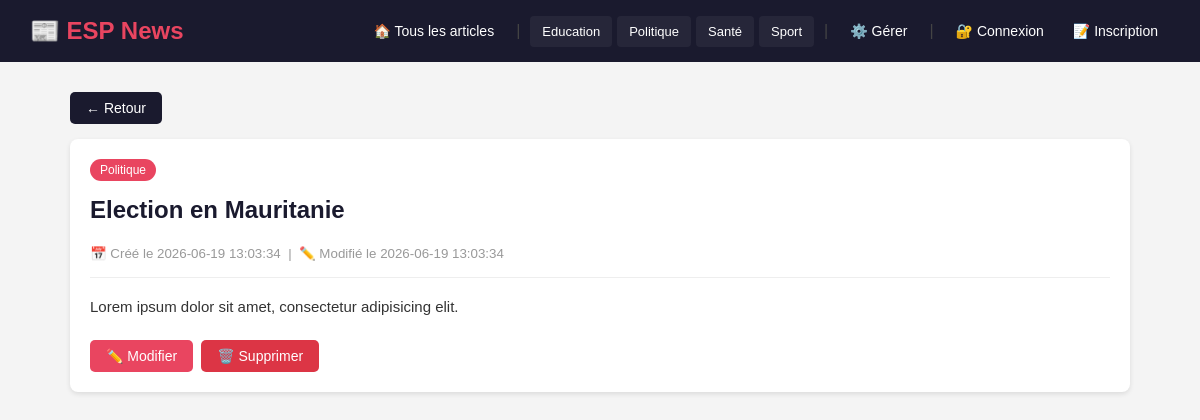
The page /articles/2 on the database its author committed.
### tables this page shows
CREATE TABLE Article (
                id INTEGER PRIMARY KEY AUTOINCREMENT,
                titre VARCHAR(255),
                contenu TEXT,
                dateCreation DATETIME DEFAULT CURRENT_TIMESTAMP,
                dateModification DATETIME DEFAULT CURRENT_TIMESTAMP,
                categorie INTEGER,
                utilisateur_id INTEGER,
                FOREIGN KEY (categorie) REFERENCES Categorie(id),
                FOREIGN KEY (utilisateur_id) REFERENCES Utilisateur(id)
            );

CREATE TABLE Categorie (
                id INTEGER PRIMARY KEY AUTOINCREMENT,
                libelle VARCHAR(20)
            );

### core/Controller.php (called while the page is built)
<?php
class Controller {
    protected function render($view, $data = []) {
        extract($data);
        $viewFile = __DIR__ . '/../app/views/' . $view . '.php';
        require_once $viewFile;
    }
}

### app/controllers/ArticleController.php (called while the page is built, shortened)
<?php
require_once __DIR__ . '/../../core/Controller.php';
require_once __DIR__ . '/../models/ArticleModel.php';
require_once __DIR__ . '/../models/CategorieModel.php';
class ArticleController extends Controller {
    private $articleModel;
    public function __construct() {
        $this->articleModel  = new ArticleModel();
    }
    public function show($id) {
        $article = $this->articleModel->findById($id);
        $this->render('articles/show', ['article' => $article]);
    }
}
?>

### public/index.php (called while the page is built, shortened)
<?php
require_once __DIR__ . '/../core/Router.php';
$router = new Router();
$router->add('GET', '/', 'ArticleController', 'index');
$router->add('GET', '/articles', 'ArticleController', 'index');
$router->add('GET', '/articles/create', 'ArticleController', 'create');
$router->add('POST', '/articles/store', 'ArticleController', 'store');
$router->add('GET', '/articles/{id}', 'ArticleController', 'show');
$router->add('GET', '/articles/{id}/edit', 'ArticleController', 'edit');
$router->add('POST', '/articles/{id}/update', 'ArticleController', 'update');
$router->add('POST', '/articles/{id}/delete', 'ArticleController', 'delete');
$router->add('GET', '/articles/categorie/{id}', 'ArticleController', 'byCategorie');
$router->add('GET', '/categories', 'CategorieController', 'index');
$router->add('GET', '/categories/create', 'CategorieController', 'create');
$router->add('POST', '/categories/store', 'CategorieController', 'store');
$router->add('GET', '/categories/{id}/edit', 'CategorieController', 'edit');
$router->add('POST', '/categories/{id}/update', 'CategorieController', 'update');
$router->add('POST', '/categories/{id}/delete', 'CategorieController', 'delete');
$router->add('GET', '/auth/login', 'AuthController', 'login');
$router->add('POST', '/auth/authenticate', 'AuthController', 'authenticate');
$router->add('GET', '/auth/logout', 'AuthController', 'logout');
$router->add('GET', '/auth/register', 'AuthController', 'register');
$router->add('POST', '/auth/store', 'AuthController', 'store');
$router->add('GET', '/users', 'UserController', 'index');
$router->add('GET', '/users/create', 'UserController', 'create');
$router->add('POST', '/users/store', 'UserController', 'store');
$router->add('GET', '/users/{id}/edit', 'UserController', 'edit');
$router->add('POST', '/users/{id}/update', 'UserController', 'update');
$router->add('POST', '/users/{id}/delete', 'UserController', 'delete');
$method = $_SERVER['REQUEST_METHOD'];
$uri    = $_SERVER['REQUEST_URI'];
$router->dispatch($method, $uri);
?>

### config/database.php (called while the page is built, shortened)
<?php
class Database {
    private static $instance = null;
    private $pdo;
    private function __construct() {
        $dbPath = 'C:/esp-news/mglsi_news.db';
        $this->pdo = new PDO('sqlite:' . $dbPath);
        $this->pdo->setAttribute(PDO::ATTR_ERRMODE, PDO::ERRMODE_EXCEPTION);
        $this->pdo->setAttribute(PDO::ATTR_DEFAULT_FETCH_MODE, PDO::FETCH_ASSOC);
        $this->initDatabase();
    }
    public static function getInstance() {
        if (self::$instance === null) {
            self::$instance = new Database();
        }
        return self::$instance;
    }
    public function getPdo() {
        return $this->pdo;
    }
    private function initDatabase() {
        $this->pdo->exec("
            CREATE TABLE IF NOT EXISTS Categorie (
                id INTEGER PRIMARY KEY AUTOINCREMENT,
                libelle VARCHAR(20)
            );
            CREATE TABLE IF NOT EXISTS Article (
                id INTEGER PRIMARY KEY AUTOINCREMENT,
                titre VARCHAR(255),
                contenu TEXT,
                dateCreation DATETIME DEFAULT CURRENT_TIMESTAMP,
                dateModification DATETIME DEFAULT CURRENT_TIMESTAMP,
                categorie INTEGER,
                utilisateur_id INTEGER,
                FOREIGN KEY (categorie) REFERENCES Categorie(id),
                FOREIGN KEY (utilisateur_id) REFERENCES Utilisateur(id)
            );
            -- NOUVEAU : Table Utilisateur
            CREATE TABLE IF NOT EXISTS Utilisateur (
                id INTEGER PRIMARY KEY AUTOINCREMENT,
                login VARCHAR(50) UNIQUE NOT NULL,
                password VARCHAR(255) NOT NULL,
                role VARCHAR(20) DEFAULT 'visiteur',
                dateCreation DATETIME DEFAULT CURRENT_TIMESTAMP
            );
        ");
        $count = $this->pdo->query("SELECT COUNT(*) FROM Categorie")->fetchColumn();
        $countUsers = $this->pdo->query("SELECT COUNT(*) FROM Utilisateur")->fetchColumn();
    }
}
?>

### app/models/ArticleModel.php (called while the page is built, shortened)
<?php
require_once __DIR__ . '/../../config/database.php';
class ArticleModel {
    private $pdo;
    public function __construct() {
        $this->pdo = Database::getInstance()->getPdo();
    }
    public function findById($id) {
        $stmt = $this->pdo->prepare("
            SELECT a.*, c.libelle as categorie_libelle
            FROM Article a
            LEFT JOIN Categorie c ON a.categorie = c.id
            WHERE a.id = ?
        ");
        $stmt->execute([$id]);
        return $stmt->fetch();
    }
}
?>

### app/models/CategorieModel.php (called while the page is built, shortened)
<?php
require_once __DIR__ . '/../../config/database.php';
class CategorieModel {
    private $pdo;
    public function __construct() {
        $this->pdo = Database::getInstance()->getPdo();
    }
    public function findAll() {
        $stmt = $this->pdo->query("SELECT * FROM Categorie ORDER BY libelle");
        return $stmt->fetchAll();
    }
}

### app/views/layout.php (the view, shortened to what this page needs)
<!DOCTYPE html>
<html lang="fr">
<head>
</head>
<body>
    <nav>
        <h1>📰 ESP News</h1>
        <div class="nav-links">
            <a href="/articles">🏠 Tous les articles</a>
            <?php
            try {
                require_once __DIR__ . '/../models/CategorieModel.php';
                $categorieModel = new CategorieModel();
                $categories = $categorieModel->findAll();
                if (!empty($categories)) {
                    echo '<span class="separator">|</span>';
                    foreach ($categories as $cat): ?>
                        <a href="/articles/categorie/<?= $cat['id'] ?>" class="category-link">
                            <?= htmlspecialchars($cat['libelle']) ?>
                        </a>
                    <?php endforeach;
                }
            } catch (Exception $e) {
            }
            ?>
            <span class="separator">|</span>
            <a href="/categories">⚙️ Gérer</a>
            <?php if (isset($_SESSION['user_id'])): ?>
                <span class="separator">|</span>
                <span class="user-info">
                    👤 <?= htmlspecialchars($_SESSION['user_login']) ?>
                    <span class="badge badge-<?= $_SESSION['user_role'] ?>">
                        <?= htmlspecialchars($_SESSION['user_role']) ?>
                    </span>
                </span>
                <?php if ($_SESSION['user_role'] === 'administrateur'): ?>
                    <a href="/users">👥 Utilisateurs</a>
                <?php endif; ?>
                <a href="/auth/logout">🚪 Déconnexion</a>
            <?php else: ?>
                <span class="separator">|</span>
                <a href="/auth/login">🔐 Connexion</a>
                <a href="/auth/register">📝 Inscription</a>
            <?php endif; ?>
        </div>
    </nav>
    <div class="container">
        <?= $content ?>
    </div>
</body>
</html>

### app/views/articles/show.php (shortened to what this page needs)
<div style="margin-bottom:15px;">
    <a href="/articles" class="btn btn-secondary">← Retour</a>
</div>
<div class="card">
    <span class="badge"><?= htmlspecialchars($article['categorie_libelle']) ?></span>
    <h2 style="margin-top:15px;"><?= htmlspecialchars($article['titre']) ?></h2>
    <small style="color:#999;">
        📅 Créé le <?= $article['dateCreation'] ?> &nbsp;|&nbsp;
        ✏️ Modifié le <?= $article['dateModification'] ?>
    </small>
    <hr style="margin:15px 0; border:none; border-top:1px solid #eee;">
    <p style="line-height:1.8; font-size:15px;"><?= nl2br(htmlspecialchars($article['contenu'])) ?></p>
    <div class="actions" style="margin-top:20px;">
        <a href="/articles/<?= $article['id'] ?>/edit" class="btn btn-primary">✏️ Modifier</a>
        <form method="POST" action="/articles/<?= $article['id'] ?>/delete" onsubmit="return confirm('Supprimer cet article ?')">
            <button type="submit" class="btn btn-danger">🗑️ Supprimer</button>
        </form>
    </div>
</div>
<?php
$content = ob_get_clean();
require_once __DIR__ . '/../layout.php';
?>

### core/Router.php (shortened to what this page needs)
<?php
class Router {
    private $routes = [];
    public function add($method, $path, $controller, $action) {
        $this->routes[] = [
            'method'     => $method,
            'path'       => $path,
            'controller' => $controller,
            'action'     => $action
        ];
    }
    public function dispatch($method, $uri) {
        $uri = parse_url($uri, PHP_URL_PATH);
        $uri = rtrim($uri, '/');
        foreach ($this->routes as $route) {
            $pattern = preg_replace('/\{[a-z]+\}/', '([^/]+)', $route['path']);
            $pattern = '#^' . $pattern . '$#';
            if ($route['method'] === $method && preg_match($pattern, $uri, $matches)) {
                array_shift($matches);
                $controller = new $route['controller']();
                call_user_func_array([$controller, $route['action']], $matches);
                return;
            }
        }
    }
}

### app/views/layout.php (style rules this page uses)
* { margin: 0; padding: 0; box-sizing: border-box; }
body { font-family: Arial, sans-serif; background: #f4f4f4; color: #333; }
nav { background: #1a1a2e; padding: 15px 30px; display: flex; justify-content: space-between; align-items: center; flex-wrap: wrap; gap: 10px; }
nav h1 { color: #e94560; font-size: 24px; }
.nav-links { display: flex; align-items: center; flex-wrap: wrap; gap: 5px; }
.nav-links a { color: #fff; text-decoration: none; padding: 8px 12px; font-size: 14px; border-radius: 4px; transition: all 0.3s; }
.nav-links .category-link { font-size: 13px; background: rgba(255, 255, 255, 0.05); }
.nav-links .separator { color: #444; margin: 0 5px; user-select: none; }
.container { max-width: 1100px; margin: 30px auto; padding: 0 20px; }
.btn { padding: 8px 16px; border: none; border-radius: 5px; cursor: pointer; text-decoration: none; font-size: 14px; display: inline-block; }
.btn-primary { background: #e94560; color: white; }
.btn-secondary { background: #1a1a2e; color: white; }
.btn-danger { background: #dc3545; color: white; }
.card { background: white; border-radius: 8px; padding: 20px; margin-bottom: 15px; box-shadow: 0 2px 5px rgba(0,0,0,0.1); }
.badge { padding: 4px 10px; border-radius: 20px; background: #e94560; color: white; font-size: 12px; display: inline-block; }
.actions { display: flex; gap: 8px; flex-wrap: wrap; }
h2 { margin-bottom: 20px; color: #1a1a2e; }

### rows shown on the page
article: categorie.libelle "Politique", titre "Election en Mauritanie", dateCreation "2026-06-19 13:03:34", dateModification "2026-06-19 13:03:34", contenu "Lorem ipsum dolor sit amet, consectetur adipisicing elit."
categorie: libelle "Education"
categorie: libelle "Politique"
categorie: libelle "Santé"
categorie: libelle "Sport"
